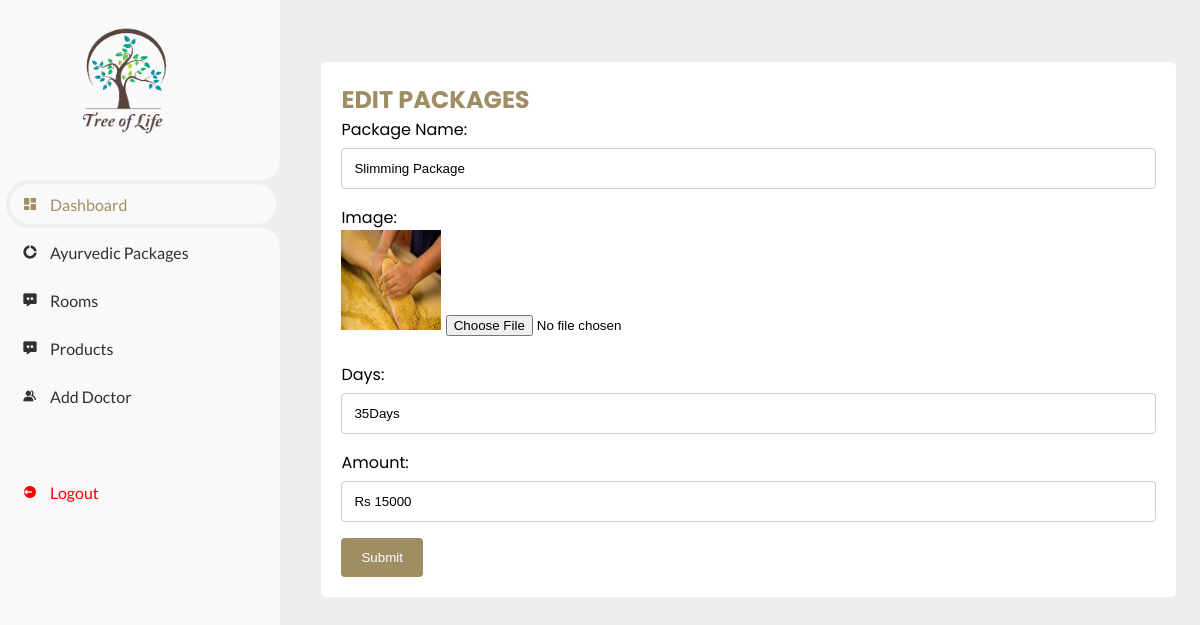
Screenshot of /edittreatment.php?edit_id=20 with the database file from the repository.
### tables this page shows
CREATE TABLE `tbl_treatment` (
  `treatment_id` int(11) NOT NULL,
  `treatment_name` varchar(30) NOT NULL,
  `treatment_image` varchar(255) NOT NULL,
  `treatment_day` varchar(30) NOT NULL,
  `treatment_amount` varchar(30) NOT NULL,
  `treatment_status` int(20) NOT NULL
);

### edittreatment.php (the view, shortened to what this page needs)
<?php
include ('dbconnect.php');
$id=$_GET["edit_id"];
$edit=mysqli_query($con, "SELECT * FROM `tbl_treatment` WHERE `treatment_id`='$id'");
$row=mysqli_fetch_array($edit);
?>
<!DOCTYPE html>
<html lang="en">
	<head>
		<link href='https://unpkg.com/boxicons@2.0.9/css/boxicons.min.css' rel='stylesheet'>
		<link rel="stylesheet" href="css/dashboard.css">
	</head>
	<body>
		<section id="sidebar">
			<a href="#" class="brand">
				<br><br>
			<img src="images/logo.png"  height="200" width="250"  align="left">
			</a>
			<ul class="side-menu top">
				<li class="active">
					<a href="admin.php">
						<i class='bx bxs-dashboard' ></i>
						<span class="text">Dashboard</span>
					</a>
				</li>
				<li>
					<a href="treatment.php">
						<i class='bx bxs-doughnut-chart' ></i>
						<span class="text">Ayurvedic Packages</span>
					</a>
				</li>
				<li>
					<a href="rooms.php">
						<i class='bx bxs-message-dots' ></i>
						<span class="text">Rooms</span>
					</a>
				</li>
				<li>
					<a href="store.php">
						<i class='bx bxs-message-dots' ></i>
						<span class="text">Products</span>
					</a>
				</li>
				<li>
					<a href="adddoctor.php">
						<i class='bx bxs-group' ></i>
						<span class="text">Add Doctor</span>
					</a>
				</li>
			</ul>
			<ul class="side-menu">
				<li>
					<a href="login.php" class="logout">
						<i class='bx bxs-log-out-circle' ></i>
						<span class="text">Logout</span>
					</a>
				</li>
			</ul>
		</section>
		<section id="content">
			<main>
				<table>
            	    <div class="container">
					  <h2 style="color: #9f8e64;">EDIT PACKAGES</h2>
  						<form method="POST" action="#" enctype="multipart/form-data">
  							<label>Package Name:</label>
	    					<input type="text" id="name" name="name" value="<?php echo $row["treatment_name"];?> ">
							<label>Image:</label><br>
    						<img src="images/<?php echo $row["treatment_image"]?>" height="100" width="100"/>
							<input type="file" name="image" value="images/<?php echo $row["treatment_image"]?>" >
							<br><br>
   							<label>Days:</label>
    						<input type="text" id="day" name="day" value="<?php echo $row["treatment_day"];?> ">
							<label>Amount:</label>
							<input type="text" id="amount" name="amount" value="<?php echo $row["treatment_amount"];?> ">
    						<input type="submit"name="submit" value="Submit">
  						</form>
					</div>
				</table>
			</main>
		</section>
	</body>
</html>

### css/dashboard.css (style rules this page uses)
* { margin: 0; padding: 0; box-sizing: border-box; }
a { text-decoration: none; }
li { list-style: none; }
:root { --poppins: 'Poppins', sans-serif; --lato: 'Lato', sans-serif; --light: #F9F9F9; --blue: hsl(43, 24%, 51%); --grey: #eee; --dark-grey: #AAAAAA; --dark: #342E37; --red: #ff0000; --yellow: #9f8e64; --orange: #9f8e64; }
html { overflow-x: hidden; }
body { background: var(--grey); overflow-x: hidden; }
.container { border-radius: 5px; background-color: white; padding: 20px; margin-left:2%; margin-top:3%; }
input[type=text], input[type=email], input[type=password], select, textarea { width: 100%; padding: 12px; border: 1px solid #ccc; border-radius: 4px; box-sizing: border-box; margin-top: 6px; margin-bottom: 16px; resize: vertical; }
input[type=submit] { background-color: #9f8e64; color: white; padding: 12px 20px; border: none; border-radius: 4px; cursor: pointer; }
#sidebar { position: fixed; top: 0; left: 0; width: 280px; height: 100%; background: var(--light); z-index: 2000; font-family: var(--lato); transition: .3s ease; overflow-x: hidden; scrollbar-width: none; }
#sidebar .brand { font-size: 24px; font-weight: 700; height: 56px; display: flex; align-items: center; color: var(--blue); margin-top: 20%; top: 0; left: 0; background: var(--light); z-index: 500; padding-bottom: 20px; box-sizing: content-box; }
#sidebar .side-menu { width: 100%; margin-top: 48px; }
#sidebar .side-menu li { height: 48px; background: transparent; margin-left: 6px; border-radius: 48px 0 0 48px; padding: 4px; }
#sidebar .side-menu li.active { background: var(--grey); position: relative; }
#sidebar .side-menu li.active::before { content: ''; position: absolute; width: 40px; height: 40px; border-radius: 50%; top: -40px; right: 0; box-shadow: 20px 20px 0 var(--grey); z-index: -1; }
#sidebar .side-menu li.active::after { content: ''; position: absolute; width: 40px; height: 40px; border-radius: 50%; bottom: -40px; right: 0; box-shadow: 20px -20px 0 var(--grey); z-index: -1; }
#sidebar .side-menu li a { width: 100%; height: 100%; background: var(--light); display: flex; align-items: center; border-radius: 48px; font-size: 16px; color: var(--dark); white-space: nowrap; overflow-x: hidden; }
#sidebar .side-menu.top li.active a { color: var(--blue); }
#sidebar .side-menu li a.logout { color: var(--red); }
#sidebar .side-menu li a .bx { min-width: calc(60px - ((4px + 6px) * 2)); display: flex; justify-content: center; }
#content { position: relative; width: calc(100% - 280px); left: 280px; transition: .3s ease; }
#content main { width: 100%; padding: 36px 24px; font-family: var(--poppins); max-height: calc(100vh - 56px); overflow-y: auto; }

### rows the page displays
tbl_treatment: name "Slimming Package", treatment_image (picture), day "35Days", amount "Rs 15000"
